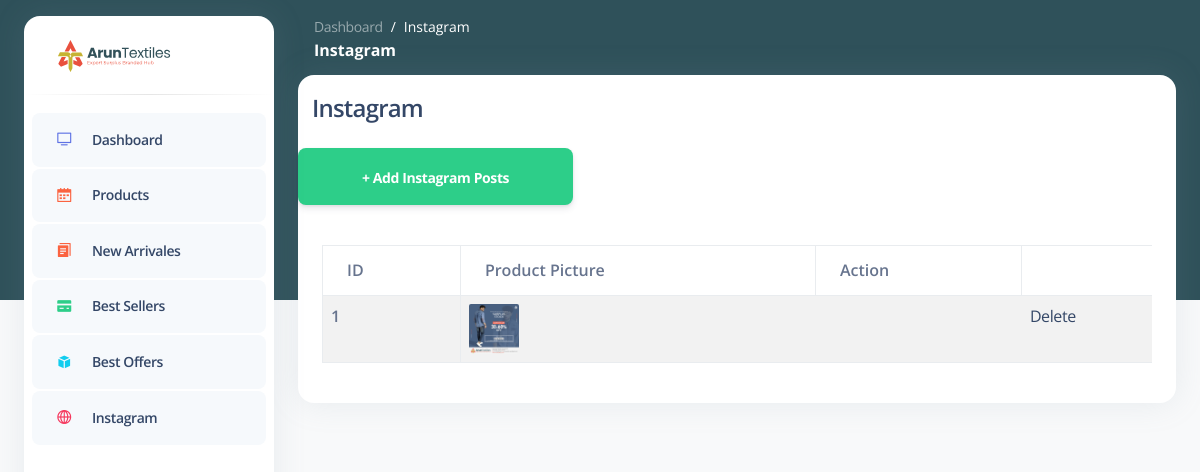
Page /shop-insta on the committed database.
### wedsite/models.py (models this page shows, shortened)
class Instagram(db.Model):
    id = db.Column(db.Integer, primary_key=True)
    product_picture = db.Column(db.String(1000), nullable=False)

### wedsite/admin.py (the view)
@admin.route('/shop-insta', methods=['GET', 'POST'])
def dash_insta():
    items = Instagram.query.order_by(Instagram.id).all()
    return render_template('dash_insta.html', items_insta=items)

### wedsite/templates/dash_insta.html (shortened to what this page needs)
{% extends 'dashboard.html' %}
{% block content %}
<main class="main-content position-relative border-radius-lg ">
    <nav class="navbar navbar-main navbar-expand-lg px-0 mx-4 shadow-none border-radius-xl " id="navbarBlur" data-scroll="false">
      <div class="container-fluid py-1 px-3">
        <nav aria-label="breadcrumb">
          <ol class="breadcrumb bg-transparent mb-0 pb-0 pt-1 px-0 me-sm-6 me-5">
            <li class="breadcrumb-item text-sm"><a class="opacity-5 text-white" href="javascript:;">Dashboard</a></li>
            <li class="breadcrumb-item text-sm text-white active" aria-current="page">Instagram</li>
          </ol>
          <h6 class="font-weight-bolder text-white mb-0">Instagram</h6>
        </nav>
    </nav>
    <div class="container">
        <div class="row">
            <div class="col-md-12">
                <div class="card">
                    <div class="row">
                        <div class="col-md-10" style="padding:16px;">
                            <h4 style="margin-left:10px"> Instagram </h4>
                        </div>
                        <div>
                          <a href="{{ url_for('admin.add_dash_insta_items') }}" class="btn btn-success btn-lg"> + Add Instagram Posts</a>
                        </div>
                    </div>
                    <div class="card-body" id="products-table">
                        {% if items_insta | length < 1 %}
                        <h3 style="color: white;">No Shop Items </h3>
                        {% else %}
                        <table class="table table-bordered table-striped">
                            <thead>
                                <tr>
                                    <th scope="col">ID</th>
                                    <th scope="col">Product Picture</th>
                                    <th scope="col">Action</th>
                                </tr>
                            </thead>
                            <tbody>
                                {% for item in items_insta %}
                                <tr>
                                    <th scope="row">{{ item.id }}</th>
                                    <td><img src="{{ item.product_picture }}" alt="" style="height: 50px; width: 50px; border-radius: 2px;"></td>
                                    <td>{{ item.product_tag }}</td>
                                    <td>
                                        <a href="/delete-dash_insta-item/{{ item.id }}">Delete</a>
                                    </td>
                                </tr>
                                {% endfor %}
                            </tbody>
                        </table>
                        {% endif %}
                    </div>
                </div>
            </div>
        </div>
</body>
{% endblock %}

### rows in the picture
Instagram: id "1", product_picture (picture)
